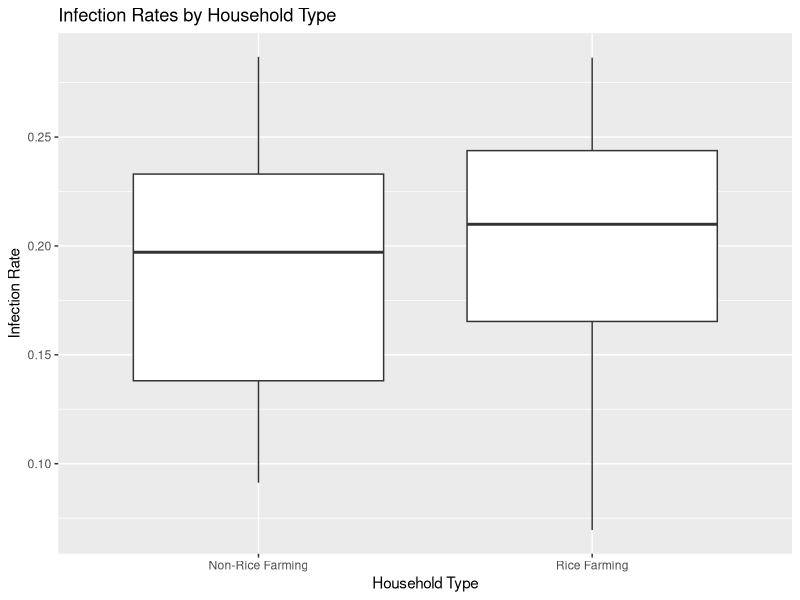
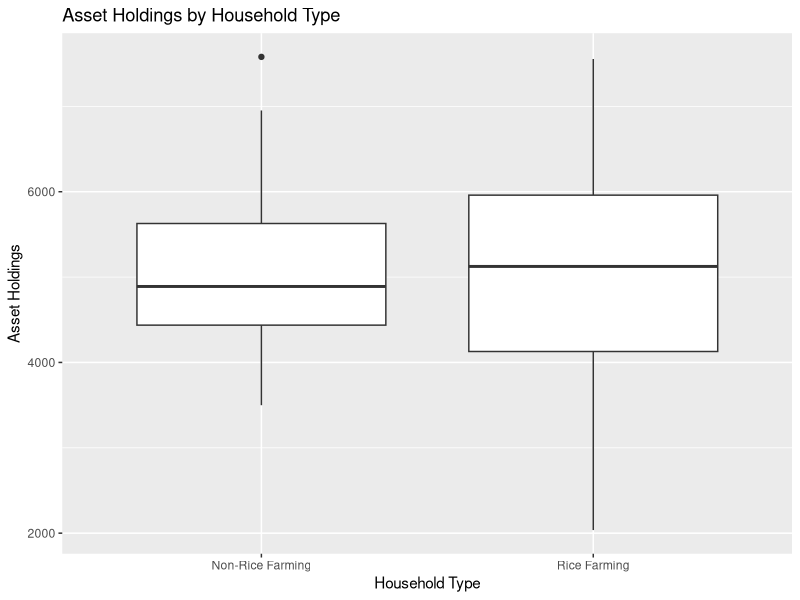

Here is the R script that generated these plots, in order:
## ---- chunk 1
# Load necessary libraries
library(dplyr)
library(tidyr)
library(ggplot2)

# Example data loading (replace with actual data)
# Ensure your data frame is named `data` and contains columns:
# - `rice_farming` (1 = rice farming, 0 = non-rice farming)
# - `infection_rate` (numeric, e.g., percentage or proportion)
# - `asset_holdings` (numeric, e.g., monetary value of assets)

# Simulated dataset for demonstration (remove in actual use)
data <- data.frame(
  household_id = 1:100,
  rice_farming = sample(0:1, 100, replace = TRUE),
  infection_rate = rnorm(100, mean = 0.2, sd = 0.05),
  asset_holdings = rnorm(100, mean = 5000, sd = 1200)
)

# Split data into rice and non-rice farming households
rice_farming_group <- data %>% filter(rice_farming == 1)
non_rice_farming_group <- data %>% filter(rice_farming == 0)

# Descriptive statistics
descriptive_stats <- data %>%
  group_by(rice_farming) %>%
  summarise(
    mean_infection_rate = mean(infection_rate, na.rm = TRUE),
    sd_infection_rate = sd(infection_rate, na.rm = TRUE),
    mean_asset_holdings = mean(asset_holdings, na.rm = TRUE),
    sd_asset_holdings = sd(asset_holdings, na.rm = TRUE),
    n = n()
  )

print("Descriptive Statistics")
print(descriptive_stats)

# Hypothesis testing
# Infection rate: T-test or Wilcoxon test depending on normality
infection_normality <- shapiro.test(data$infection_rate)$p.value

if (infection_normality > 0.05) {
  infection_test <- t.test(
    infection_rate ~ rice_farming,
    data = data
  )
  print("T-test for Infection Rate:")
} else {
  infection_test <- wilcox.test(
    infection_rate ~ rice_farming,
    data = data
  )
  print("Wilcoxon Test for Infection Rate:")
}
print(infection_test)

# Asset holdings: T-test or Wilcoxon test depending on normality
asset_normality <- shapiro.test(data$asset_holdings)$p.value

if (asset_normality > 0.05) {
  asset_test <- t.test(
    asset_holdings ~ rice_farming,
    data = data
  )
  print("T-test for Asset Holdings:")
} else {
  asset_test <- wilcox.test(
    asset_holdings ~ rice_farming,
    data = data
  )
  print("Wilcoxon Test for Asset Holdings:")
}
print(asset_test)

# Optional: Visualization
# Boxplots for infection rate
ggplot(data, aes(x = factor(rice_farming, labels = c("Non-Rice Farming", "Rice Farming")), 
                 y = infection_rate)) +
  geom_boxplot() +
  labs(title = "Infection Rates by Household Type", 
       x = "Household Type", 
       y = "Infection Rate")

# Boxplots for asset holdings
ggplot(data, aes(x = factor(rice_farming, labels = c("Non-Rice Farming", "Rice Farming")), 
                 y = asset_holdings)) +
  geom_boxplot() +
  labs(title = "Asset Holdings by Household Type", 
       x = "Household Type", 
       y = "Asset Holdings")

